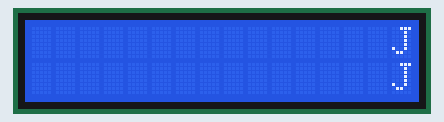
A sketch run on a simulated Arduino Uno, built with avr-gcc and run on an emulated ATmega328P. On the bench: 16×2 character LCD.

Above: at 0.34 s.
At 0.85 s:
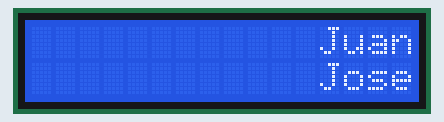
At 1.54 s:
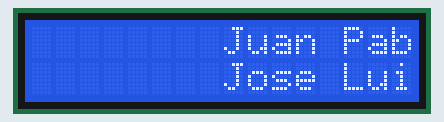
At 2.23 s:
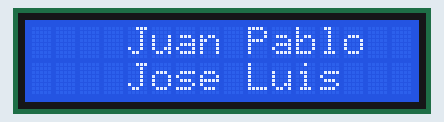
At 2.9 s:
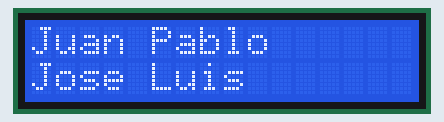

The sketch:

P4A2-LCD_I2C.ino
```cpp
//YWROBOT
//Compatible with the Arduino IDE 1.0
//Library version:1.1
#include <Wire.h>
#include <LiquidCrystal_I2C.h>

LiquidCrystal_I2C lcd(0x27,16,2);  // set the LCD address to 0x27 for a 16 chars and 2 line display
int pos;
void setup()
{
  lcd.init();                      // initialize the lcd
  //lcd.init();
  // Print a message to the LCD.
  lcd.backlight();
  pos = 16;
}


void loop()
{
  lcd.setCursor(pos,0);
  lcd.print("Juan Pablo");
  lcd.setCursor(pos,1);
  lcd.print("Jose Luis");
  if(pos > 0){
    pos -=1;
    delay(150);
    lcd.clear();
  }
}
```
